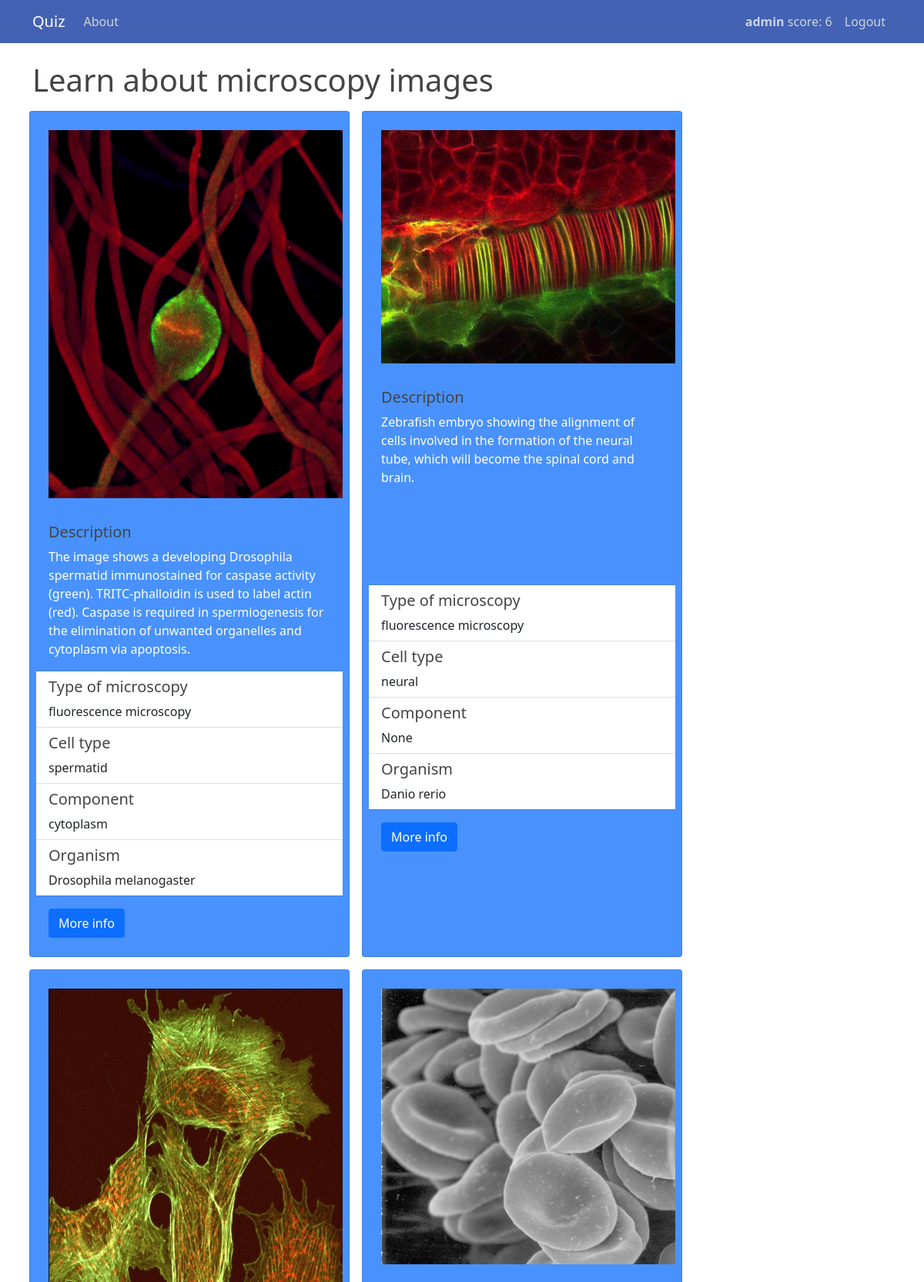
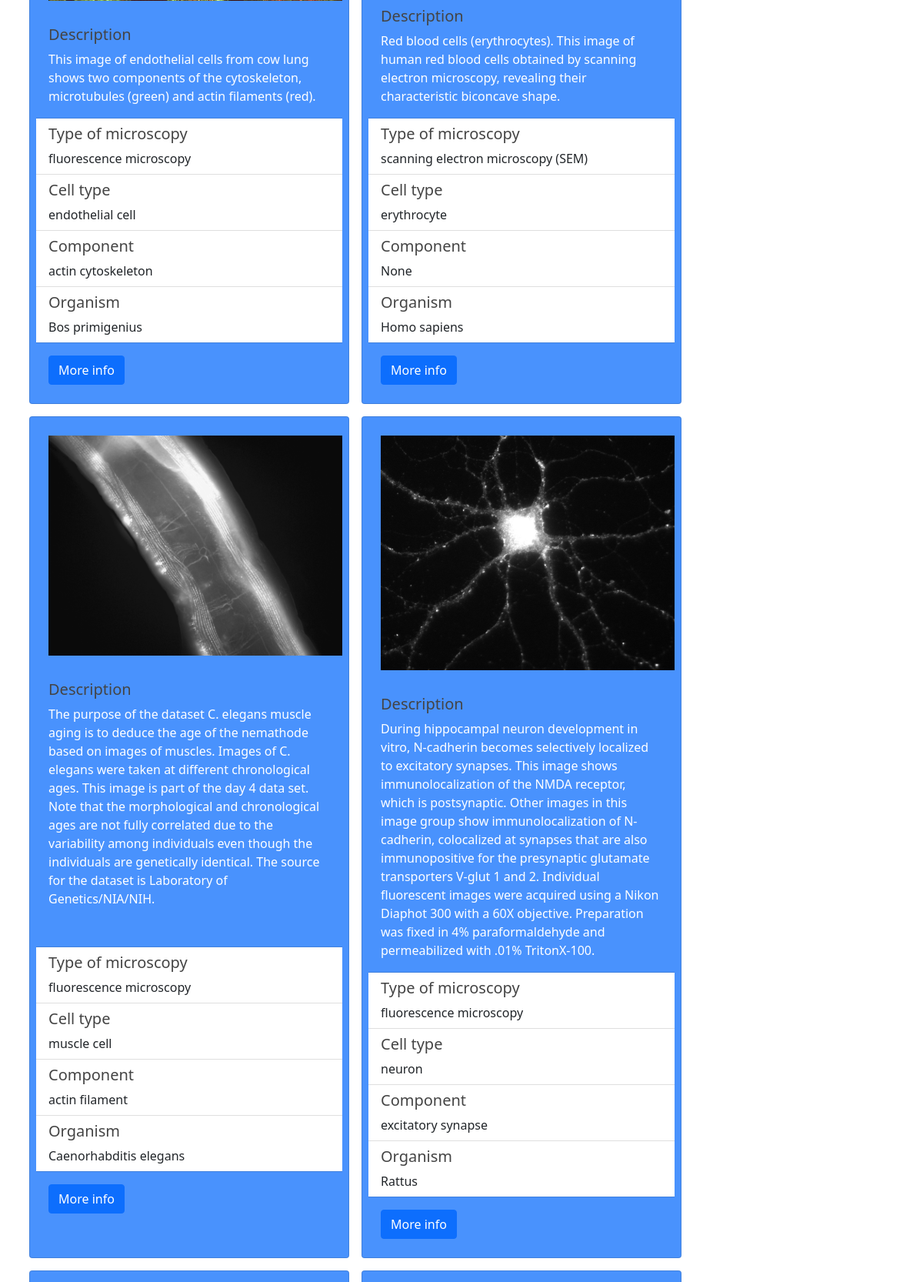
The page /about/ (signed in, upper part) on the database its author committed (2 pictures, top to bottom).
### quizapp/models.py (models this page shows, shortened)
class Images(models.Model):
    image = models.ImageField(upload_to="images/", null=False, blank=False, default=None)
    question = models.ForeignKey(Question, on_delete=models.CASCADE)
    description = models.TextField(blank=True, null=True)
    microscopy = models.CharField(max_length=100, null=True, blank=True)
    cell_type = models.CharField(max_length=100, null=True, blank=True)
    component = models.CharField(max_length=100, null=True, blank=True)
    doi = models.CharField(max_length=100, null=True, blank=True)
    organism = models.CharField(max_length=100, null=True, blank=True)
    processed_image = ImageSpecField(source='image',
                                     processors=[ResizeToFill(400, 400)],
                                     format='JPEG',
                                     options={'quality': 100})
    processed_image_main = ImageSpecField(source='image',
                                          processors=[ResizeToFill(500, 400)],
                                          format='JPEG',
                                          options={'quality': 100})
    class Meta:
        verbose_name_plural = 'Images'

### quizapp/views.py (the view)
# urls.py: path('about/', show_image_about_quiz, name='about')
def show_image_about_quiz(request, ):
    images = Images.objects.all()
    scoreboard = get_score()
    return render(request, 'about.html', {'images': images, "score": scoreboard})

### quizapp/views.py (called while the page is built)
def get_score():
    scores = Score.objects.all()
    scoreboard = {}
    for score in scores:
        if score.user not in scoreboard:
            scoreboard[score.user] = score.score
        else:
            scoreboard[score.user] += score.score
    return scoreboard

### quizapp/templates/about.html (shortened to what this page needs)
{% extends "base.html" %}
{% block content %}
    <h1>Learn about microscopy images</h1>
    <br>
{% for image in images %}
    <div class="card px-2 py-2 mx-2 my-2 bg-primary text-white bg-opacity-75" id="{{ image.pk }}" style="width: 26rem;">
      <img src="{{ image.processed_image.url }}" class="card-img-top px-2 py-2 mx-2 my-2" alt="image">
      <div class="card-body">
        <h5 class="card-title">Description</h5>
        <p class="card-text">{{ image.description }}</p>
      </div>
      <ul class="list-group list-group-flush">
        <li class="list-group-item">
            <h5>Type of microscopy</h5>
            <p class="card-text">{{ image.microscopy }}</p>
        </li>
        <li class="list-group-item">
            <h5>Cell type</h5>
            <p class="card-text">{{ image.cell_type }}</p>
        </li>
        <li class="list-group-item">
            <h5>Component</h5>
            <p class="card-text">{{ image.component }}</p>
        </li>
        <li class="list-group-item">
            <h5>Organism</h5>
            <p class="card-text">{{ image.organism }}</p>
        </li>
      </ul>
      <div class="card-body d-block">
        <a href="http://dx.doi.org/{{ image.doi }}" class="btn btn-primary">More info</a>
      </div>
    </div>
{% endfor %}
{% endblock content %}

### quizapp/templates/base.html (shortened to what this page needs)
{% load static %}
<!doctype html>
<html lang="en">
  <head>
      <link href="https://cdn.jsdelivr.net/npm/bootstrap@5.1.1/dist/css/bootstrap.min.css" rel="stylesheet">
    <link rel="stylesheet" type="text/css" href="{% static 'css/main.css' %}">
  </head>
  <body class="d-flex h-100">
  <header class="site-header">
      <nav class="navbar navbar-expand-md navbar-dark bg-steel fixed-top">
        <div class="container">
          <a class="navbar-brand mr-4" href="{% url 'main-view' %}"> Quiz </a>
          <div class="collapse navbar-collapse" id="navbarToggle">
            <div class="navbar-nav me-auto">
              <a class="nav-item nav-link" href="{% url 'about' %}">About</a>
            </div>
            <div class="navbar-nav ms-auto">
                {% if request.user.is_authenticated %}
                    <a class="nav-item nav-link right" >
                        <b>{{ user }}</b>
                    {% for user, score in score.items %}
                        {% if user == request.user and score is not None %}
                            {% if score >= 0 %}
                                score: {{ score }}
                            {% elif score < 0 %}
                                score: 0
                            {% endif %}
                        {% endif %}
                    {% endfor %}
                    </a>
                    <a class="nav-item nav-link right" href="{% url 'logout' %}">Logout</a>
                {% else %}
                    <a class="nav-item nav-link" href="{% url 'login' %}">Login</a>
                    <a class="nav-item nav-link" href="{% url 'register' %}">Register</a>
                {% endif %}
            </div>
          </div>
        </div>
      </nav>
    </header>
  <main class="container">
      <div class="row">
          {% block content %}
          {% endblock content %}
      </div>
    </main>
 </body>
</html>

### quizapp/static/css/main.css (style rules this page uses)
body { background: #ffffff; color: #333333; margin-top: 5rem; }
h1, h2, h3, h4, h5, h6 { color: #444444; }
ul { margin: 0; }
.bg-steel { background-color: #4462b3; }
.site-header .navbar-nav .nav-link { color: #cbd5db; }

### rows shown on the page
Images: processed_image (picture), description "The image shows a developing Drosophila spermatid immunostained for caspase activity (green). TRITC-phalloidin is used to label actin (red). Caspase is required in spermiogenesis for the elimination of unwanted organelles and cytoplasm via apoptosis.", microscopy "fluorescence microscopy", cell_type "spermatid", component "cytoplasm", organism "Drosophila melanogaster"
Images: {{ image.pk }} 2 (drawn), processed_image (picture), description "Zebrafish embryo showing the alignment of cells involved in the formation of the neural tube, which will become the spinal cord and brain.", microscopy "fluorescence microscopy", cell_type "neural", component "None", organism "Danio rerio"
Images: processed_image (picture), description "This image of endothelial cells from cow lung shows two components of the cytoskeleton, microtubules (green) and actin filaments (red).", microscopy "fluorescence microscopy", cell_type "endothelial cell", component "actin cytoskeleton", organism "Bos primigenius"
Images: processed_image (picture), description "Red blood cells (erythrocytes). This image of human red blood cells obtained by scanning electron microscopy, revealing their characteristic biconcave shape.", microscopy "scanning electron microscopy (SEM)", cell_type "erythrocyte", component "None", organism "Homo sapiens"
Images: processed_image (picture), description "The purpose of the dataset C. elegans muscle aging is to deduce the age of the nemathode based on images of muscles. Images of C. elegans were taken at different chronological ages. This image is part of the day 4 data set. Note that the morphological and chronological ages are not fully correlated due to the variability among individuals even though the individuals are genetically identical. The source for the dataset is Laboratory of Genetics/NIA/NIH.", microscopy "fluorescence microscopy", cell_type "muscle cell", component "actin filament", organism "Caenorhabditis elegans"
Images: processed_image (picture), description "During hippocampal neuron development in vitro, N-cadherin becomes selectively localized to excitatory synapses. This image shows immunolocalization of the NMDA receptor, which is postsynaptic. Other images in this image group show immunolocalization of N-cadherin, colocalized at synapses that are also immunopositive for the presynaptic glutamate transporters V-glut 1 and 2. Individual fluorescent images were acquired using a Nikon Diaphot 300 with a 60X objective. Preparation was fixed in 4% paraformaldehyde and permeabilized with .01% TritonX-100.", microscopy "fluorescence microscopy", cell_type "neuron", component "excitatory synapse", organism "Rattus"

### other values the page prints
{{ user }} "admin"
{{ score }} "6"
